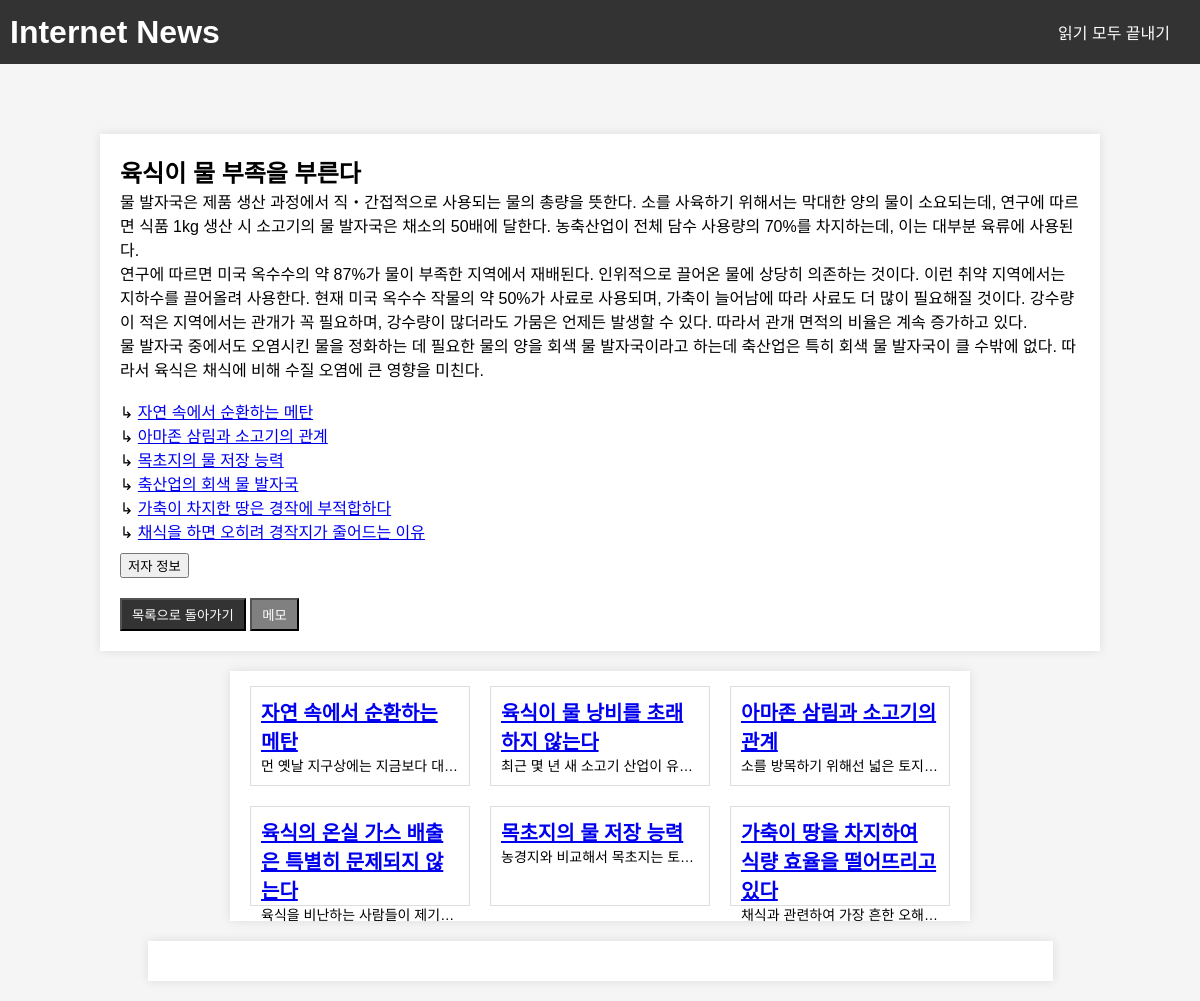
Screenshot of /article/4 with the database file from the repository.
### app.py (models this page shows)
class Article(db.Model):
    id = db.Column(db.Integer, primary_key=True)
    title = db.Column(db.String(100), nullable=False)
    content = db.Column(db.Text, nullable=False)
    author_name = db.Column(db.String(100))  # 저자 이름
    author_occupation = db.Column(db.String(100))  # 저자 직업
    author_email = db.Column(db.String(100))  # 저자 이메일
    author_description = db.Column(db.Text)  # 저자 설명
    display_on_index = db.Column(db.Boolean, default=False)
    ratings = db.relationship('Rating', backref='article', lazy=True)

### app.py (the view)
@app.route('/article/<int:article_id>')
def article(article_id):
    article = Article.query.get_or_404(article_id)
    other_articles = Article.query.filter(Article.id != article_id).all()
    random_articles = random.sample(other_articles, min(6, len(other_articles))) if other_articles else []
    return render_template('/article/article.html', article=article, random_articles=random_articles)

### templates/article/article.html (shortened to what this page needs)
<!DOCTYPE html>
<html lang="en">
<head>
    <link rel="stylesheet" type="text/css" href="/static/styles.css">
</head>
<body>
    <header>
        <h1>Internet News</h1>
        <div>
            <a href="{{ url_for('end_page') }}" class="end-button">읽기 모두 끝내기</a>
        </div>
    </header>
    <div class="container">
        <h2>{{ article.title }}</h2>
        <p>
            {{ article.content.replace('\n', '<br>')|safe }}
        </p>
        <button class="modal-button" onclick="openModal()">저자 정보</button>
        <button class="back-button" onclick="showQuestionModal(startTime, {{article.id}}, authorInfoClicked, '{{ url_for('index') }}')">목록으로 돌아가기</button>
        <button class="memo-button" onclick="openMemo()">메모</button>
    </div>
    {% if random_articles %}
    <div class="random-articles narrow-container">
        <div class="random-articles-grid">
            {% for random_article in random_articles %}
            <div class="random-article">
                <a href="#" onclick="showQuestionModal(startTime, {{article.id}}, authorInfoClicked, '{{ url_for('article', article_id=random_article.id) }}')">
                    <h4>{{ random_article.title }}</h4>
                </a>
                <p>
                    {{ random_article.content[:100] }}...
                </p>
            </div>
            {% endfor %}
        </div>
    </div>
    {% endif %}
    <div class="memo-container" id="memoContainer"></div>
</body>
</html>

### static/styles.css (style rules this page uses)
body, h1, h2, p { margin: 0; padding: 0; }
body { font-family: Arial, sans-serif; background-color: #f5f5f5; }
header { background-color: #333; color: #fff; padding: 10px; text-align: center; display: flex; justify-content: space-between; align-items: center; }
header .end-button { display: inline-block; padding: 10px 20px; background-color: #333; color: #fff; text-decoration: none; border-radius: 5px; transition: background-color 0.3s; }
.container { max-width: 80%; margin: 20px auto; padding: 20px; background-color: #fff; box-shadow: 0 0 10px rgba(0, 0, 0, 0.1); margin-top: 70px; }
.narrow-container { max-width: 60%; margin: 20px auto; padding: 10px; background-color: #fff; box-shadow: 0 0 10px rgba(0, 0, 0, 0.1); }
.random-articles { margin-top: 20px; }
.random-article { width: calc(33.333% - 20px); height: 100px; border: 1px solid #ddd; padding: 10px; margin: 5px; cursor: pointer; box-sizing: border-box; background-color: #fff; }
.random-article h4 { font-size: 20px; margin: 0; }
.random-article p { font-size: 14px; margin: 0; text-overflow: ellipsis; white-space: nowrap; overflow: hidden; }
.back-button { display: inline-block; padding: 5px 10px; background-color: #333; color: #fff; text-decoration: none; margin-top: 20px; }
.memo-button { display: inline-block; padding: 5px 10px; background-color: gray; color: #fff; text-decoration: none; margin-top: 20px; }
.memo-container { max-width: 865px; margin: 20px auto; padding: 20px; background-color: #fff; box-shadow: 0 0 10px rgba(0, 0, 0, 0.1); }
.modal-button { display: block; margin-top: 10px; }
.random-articles-grid { display: flex; flex-wrap: wrap; gap: 10px; justify-content: center; padding: 0; }

### rows the page displays
Article: title "육식이 물 부족을 부른다", content.replace "물 발자국은 제품 생산 과정에서 직‧간접적으로 사용되는 물의 총량을 뜻한다. 소를 사육하기 위해서는 막대한 양의 물이 소요되는데, 연구에 따르면 식품 1kg 생산 시 소고기의 물 발자국은 채소의 50배에 달한다. 농축산업이 전체 담수 사용량의 70%를 차지하는데, 이는 대부분 육류에 사용된다. 연구에 따르면 미국 옥수수의 약 87%가 물이 부족한 지역에서 재배된다. 인위적으로 끌어온 물에 상당히 의존하는 것이다. 이런 취약 지역에서는 지하수를 끌어올려 사용한다. 현재 미국 옥수수 작물의 약 50%가 사료로 사용되며, 가축이 늘어남에 따라 사료도 더 많이 필요해질 것이다. 강수량이 적은 지역에서는 관개가 꼭 필요하며, 강수량이 많더라도 가뭄은 언제든 발생할 수 있다. 따라서 관개 면적의 비율은 계속 증가하고 있다. 물 발자국 중에서도 오염시킨 물을 정화하는 데 필요한 물의 양을 회색 물 발자국이라고 하는데 축산업은 특히 회색 물 발자국이 클 수밖에 없다. 따라서 육식은 채식에 비해 수질 오염에 큰 영향을 미친다. ↳ 자연 속에서 순환하는 메탄 ↳ 아마존 삼림과 소고기의 관계 ↳ 목초지의 물 저장 능력 ↳ 축산업의 회색 물 발자국 ↳ 가축이 차지한 땅은 경작에 부적합하다 ↳ 채식을 하면 오히려 경작지가 줄어드는 이유"
Article: title "자연 속에서 순환하는 메탄", content "먼 옛날 지구상에는 지금보다 대…"
Article: title "육식이 물 낭비를 초래하지 않는다", content "최근 몇 년 새 소고기 산업이 유…"
Article: title "아마존 삼림과 소고기의 관계", content "소를 방목하기 위해선 넓은 토지…"
Article: title "육식의 온실 가스 배출은 특별히 문제되지 않는다", content "육식을 비난하는 사람들이 제기…"
Article: title "목초지의 물 저장 능력", content "농경지와 비교해서 목초지는 토…"
Article: title "가축이 땅을 차지하여 식량 효율을 떨어뜨리고 있다", content "채식과 관련하여 가장 흔한 오해…"
